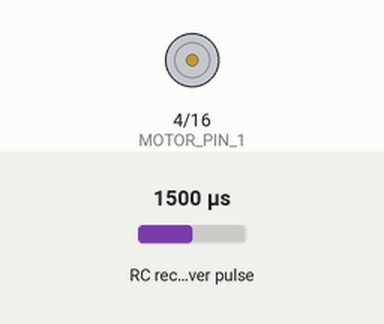
Simulated run of this program. Board: ESP32. On the bench: motor-driver pin pairs drawn as motors (green arrow = first pin HIGH = forward, orange = second pin HIGH = backward, longer = more drive, scaled by the enable pin). Wiring (inferred from the names in the program): RC receiver channel: data GPIO 15. The test bench sets the inputs (shaded band); at power-on: RC receiver pulse 1500 µs. What the program prints to the serial monitor is not drawn.

Above: at 1.2 s.
1.3 s: RC receiver pulse (sensor on GPIO 15) set to 1515 µs
At 1.6 s:
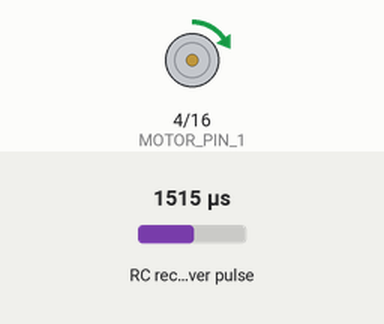
4.3 s: RC receiver pulse (sensor on GPIO 15) set to 1980 µs
At 5.02 s:
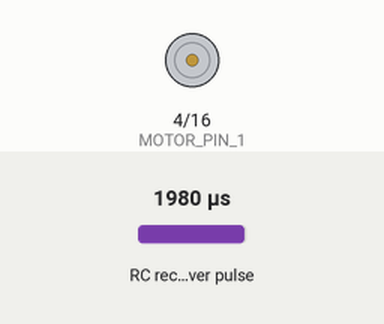
7.3 s: RC receiver pulse (sensor on GPIO 15) set to 1969 µs
10.3 s: RC receiver pulse (sensor on GPIO 15) set to 1948 µs
At 11.0 s:
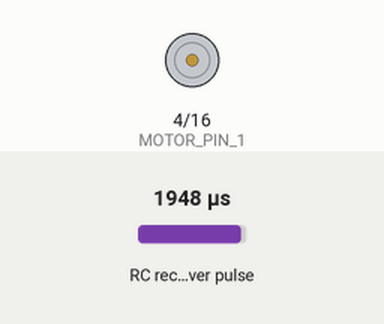
11.8 s: RC receiver pulse (sensor on GPIO 15) set to 1937 µs
13.3 s: RC receiver pulse (sensor on GPIO 15) set to 1927 µs
At 13.9 s:
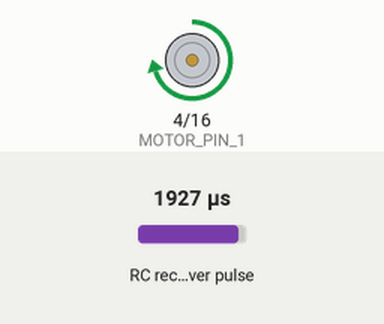
Timing chart, 0 to 16.3 s (numbered marks = the images above; inputs shaded):
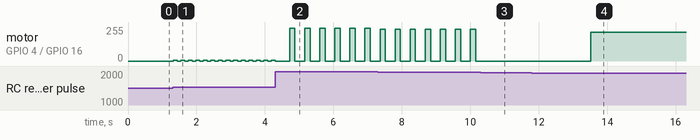

The program:

main.cpp
```cpp
#include <Arduino.h>
#include <CircularBuffer.h>

#define CH1 15 // connected on pin 15
#define MOTOR_PIN_1   4
#define MOTOR_PIN_2   16
#define MOTOR_SPEED_PIN   17


int ch1Value;
int motor_value;

CircularBuffer<int,10> write_values;

// Read the number of a specified channel and convert to the range provided.
// If the channel is off, return the default value
int readChannel(int channelInput, int minLimit, int maxLimit, int defaultValue){
  int ch = pulseIn(channelInput, HIGH, 18000);
  if (ch < 100) return defaultValue;
  return map(ch, 1000, 2000, minLimit, maxLimit);
}


void setup(){
  // Set up serial monitor
  Serial.begin(115200);

  // setting up the channel as input
  pinMode(CH1, INPUT);
  pinMode(MOTOR_PIN_1,OUTPUT);
  pinMode(MOTOR_PIN_2,OUTPUT);
  pinMode(MOTOR_SPEED_PIN,OUTPUT);

}


void loop() {

  // Get values for each channel

  //using a buffer to waste input times

  while(!write_values.unshift(readChannel(CH1, -100, 100, 0))){
     Serial.print("Ch1: ");
     motor_value = write_values.first();
     Serial.print(motor_value);
     if(motor_value>0){
       digitalWrite(MOTOR_PIN_1,HIGH);
       digitalWrite(MOTOR_PIN_2,LOW);
       analogWrite(MOTOR_SPEED_PIN,map(motor_value,0,100,0,255));

     }
     else if(motor_value<1){
       digitalWrite(MOTOR_PIN_1,LOW);
       digitalWrite(MOTOR_PIN_2,HIGH);
       motor_value = -motor_value;
       analogWrite(MOTOR_SPEED_PIN,map(motor_value,0,100,0,255));
     }
     write_values.clear();

  }

}
```

Measured:
- the behaviour switches between 1504 and 1505 µs on RC receiver pulse (sensor on GPIO 15) (found by bisection; images 0 and 1)
- the behaviour switches between 1960 and 1959 µs on RC receiver pulse (sensor on GPIO 15) (found by bisection; images 2 and 3)
- the behaviour switches between 1928 and 1927 µs on RC receiver pulse (sensor on GPIO 15) (found by bisection; images 3 and 4)
- after the input at 1.3 s, motor on GPIO 4 (MOTOR_PIN_1) / GPIO 16 (MOTOR_PIN_2): alternates forward 7/255 for 0.12 s and stopped for 0.10 s, starting at once
- after the input at 4.3 s, motor on GPIO 4 (MOTOR_PIN_1) / GPIO 16 (MOTOR_PIN_2): alternates forward 244/255 for 0.16 s and stopped for 0.28 s, starting after 0.42 s
- after the input at 10.3 s, motor on GPIO 4 (MOTOR_PIN_1) / GPIO 16 (MOTOR_PIN_2): stops changing and stays stopped
- after the input at 11.8 s, every drawn part: stays the same
- after the input at 13.3 s, motor on GPIO 4 (MOTOR_PIN_1) / GPIO 16 (MOTOR_PIN_2): stopped → forward 216/255 after 0.22 s
